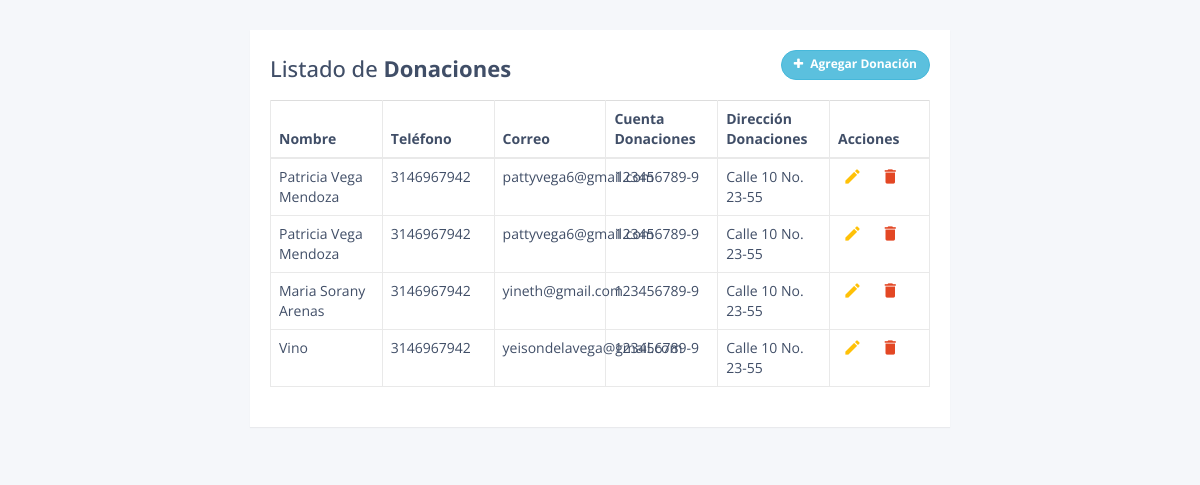
Page /CRUD/donaciones/index.php on the committed database.
### tables this page shows
CREATE TABLE `donaciones` (
  `id` int(20) NOT NULL,
  `nombre` varchar(200) NOT NULL,
  `telefono` varchar(30) NOT NULL,
  `correo` varchar(100) NOT NULL,
  `cuenta_donaciones` varchar(200) NOT NULL,
  `dir_donaciones` varchar(200) NOT NULL
);

### CRUD/donaciones/database.php (called while the page is built, shortened)
<?php
	class Database{
		private $con;
		private $dbhost="localhost";
		private $dbuser="root";
		private $dbpass="";
		private $dbname="patitas";
		public function connect_db(){
			$this->con = mysqli_connect($this->dbhost, $this->dbuser, $this->dbpass, $this->dbname);
		}
		public function read(){
			$sql = "SELECT * FROM donaciones";
			$res = mysqli_query($this->con, $sql);
			return $res;
		}
	}
?>

### CRUD/donaciones/index.php (the view, shortened to what this page needs)
<!DOCTYPE html>
<html lang="en">
<head>
<link rel="stylesheet" href="https://maxcdn.bootstrapcdn.com/font-awesome/4.7.0/css/font-awesome.min.css">
<link rel="stylesheet" href="https://maxcdn.bootstrapcdn.com/bootstrap/3.3.7/css/bootstrap.min.css">
<link rel="stylesheet" href="css/custom.css">
</head>
<body>
    <div class="container">
        <div class="table-wrapper">
            <div class="table-title">
                <div class="row">
                    <div class="col-sm-8"><h2>Listado de  <b>Donaciones</b></h2></div>
                    <div class="col-sm-4">
                        <a href="create.php" class="btn btn-info add-new"><i class="fa fa-plus"></i> Agregar Donación</a>
                    </div>
                </div>
            </div>
            <table class="table table-bordered">
                <thead>
                    <tr>
                        <th>Nombre</th>
                        <th>Teléfono</th>
                        <th>Correo</th>
						<th>Cuenta Donaciones</th>
                        <th>Dirección Donaciones</th>
                        <th>Acciones</th>
                    </tr>
                </thead>
				<?php
				include ('database.php');
				$donaciones = new Database();
				$listado=$donaciones->read();
				?>
                <tbody>
				<?php
					while ($row=mysqli_fetch_object($listado)){
						$id=$row->id;
						$nombre=$row->nombre;
						$telefono=$row->telefono;
						$correo=$row->correo;
						$cuenta_donaciones=$row->cuenta_donaciones;
                        $dir_donaciones=$row->dir_donaciones;
				?>
					<tr>
                        <td><?php echo $nombre;?></td>
                        <td><?php echo $telefono;?></td>
                        <td><?php echo $correo;?></td>
						<td><?php echo $cuenta_donaciones;?></td>
                        <td><?php echo $dir_donaciones;?></td>
                        <td>
						    <a href="update.php?id=<?php echo $id;?>" class="edit" title="Editar" data-toggle="tooltip"><i class="material-icons">&#xE254;</i></a>
                            <a href="delete.php?id=<?php echo $id;?>" class="delete" title="Eliminar" data-toggle="tooltip"><i class="material-icons">&#xE872;</i></a>
                        </td>
                    </tr>
				<?php
					}
				?>
                </tbody>
            </table>
        </div>
    </div>
</body>
</html>

### CRUD/donaciones/css/custom.css (style rules this page uses)
body { color: #404E67; background: #F5F7FA; font-family: 'Open Sans', sans-serif; }
.table-wrapper { width: 700px; margin: 30px auto; background: #fff; padding: 20px; box-shadow: 0 1px 1px rgba(0,0,0,.05); }
.table-title { padding-bottom: 10px; margin: 0 0 10px; }
.table-title h2 { margin: 6px 0 0; font-size: 22px; }
.table-title .add-new { float: right; height: 30px; font-weight: bold; font-size: 12px; text-shadow: none; min-width: 100px; border-radius: 50px; line-height: 13px; }
.table-title .add-new i { margin-right: 4px; }
table.table { table-layout: fixed; }
table.table tr th, table.table tr td { border-color: #e9e9e9; }
table.table th:last-child { width: 100px; }
table.table td a { cursor: pointer; display: inline-block; margin: 0 5px; min-width: 24px; }
table.table td a.edit { color: #FFC107; }
table.table td a.delete { color: #E34724; }
table.table td i { font-size: 19px; }

### rows in the picture
donaciones: nombre "Patricia Vega Mendoza", telefono "3146967942", correo "pattyvega6@gmail.com", cuenta_donaciones "123456789-9", dir_donaciones "Calle 10 No. 23-55"
donaciones: nombre "Patricia Vega Mendoza", telefono "3146967942", correo "pattyvega6@gmail.com", cuenta_donaciones "123456789-9", dir_donaciones "Calle 10 No. 23-55"
donaciones: nombre "Maria Sorany Arenas", telefono "3146967942", correo "yineth@gmail.com", cuenta_donaciones "123456789-9", dir_donaciones "Calle 10 No. 23-55"
donaciones: nombre "Vino", telefono "3146967942", correo "yeisondelavega@gmail.com", cuenta_donaciones "123456789-9", dir_donaciones "Calle 10 No. 23-55"
